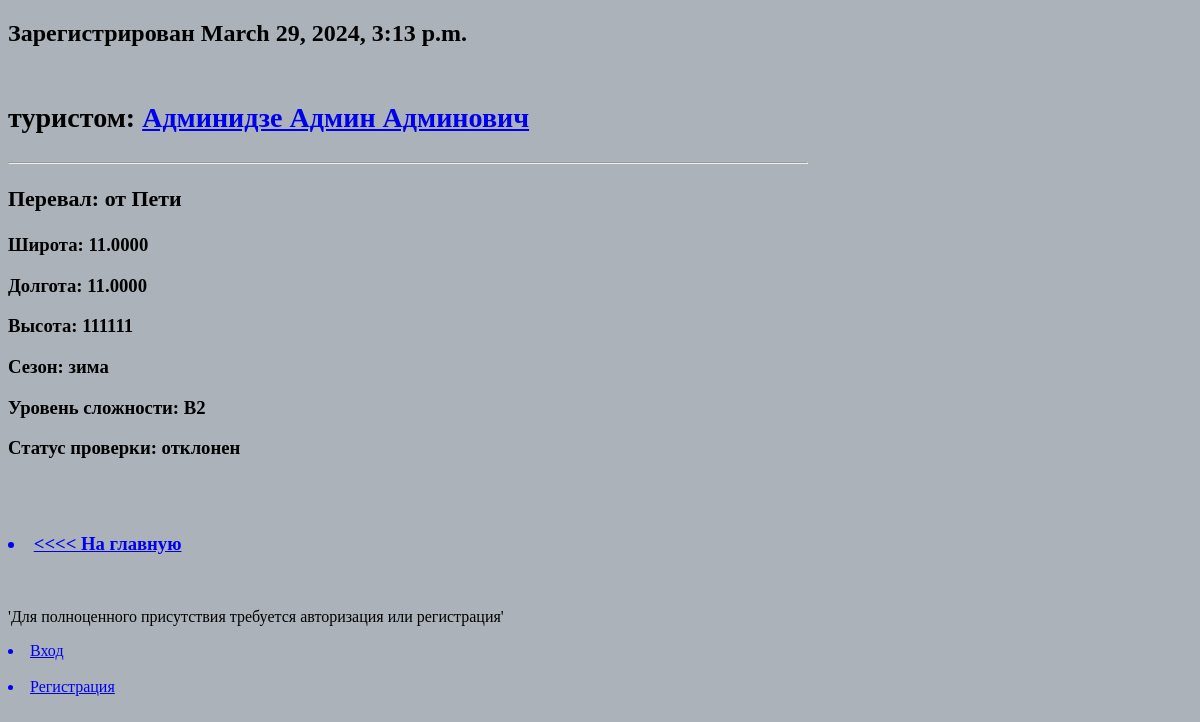
The app's page /rock/20, older data.
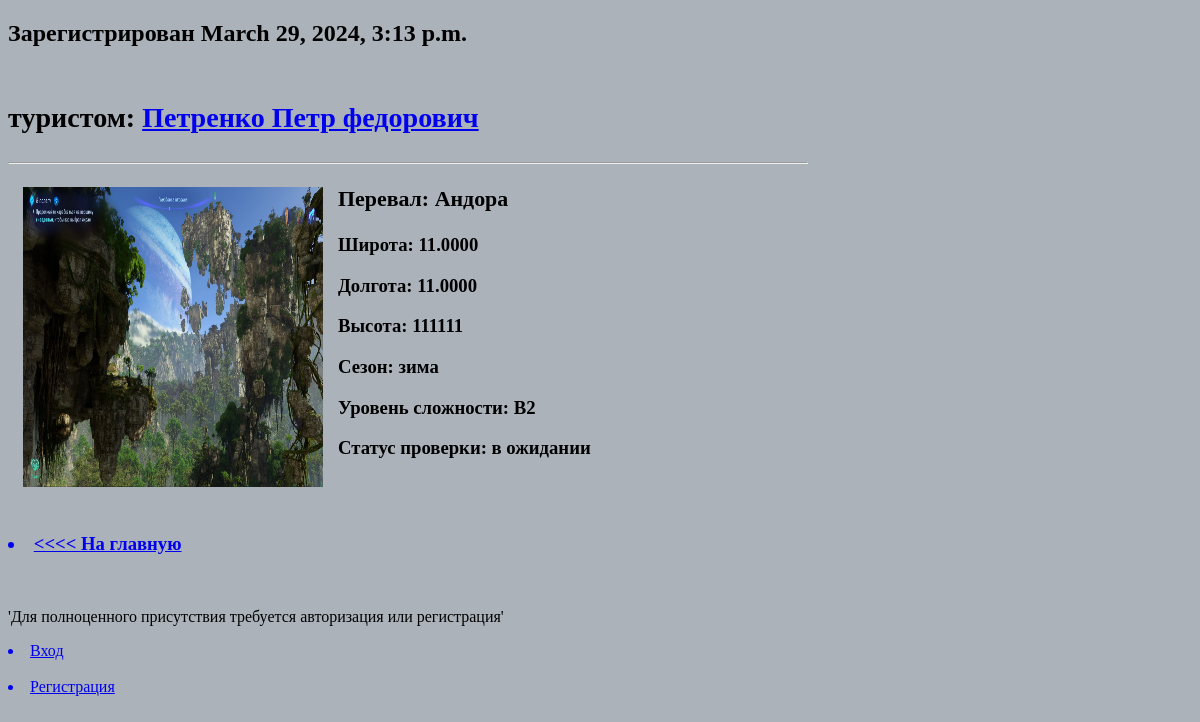
The same page, newer data.
### rocks/models.py (models this page shows, shortened)
class MountainPass(models.Model):
    CATEGORY = {"зима": "winter", "весна": "spring", "лето": "summer", "осень": "autumn"}
    """ФСТР проведут модерацию для каждого нового объекта и поменяют поле status
    new;
    pending — если модератор взял в работу;
    accepted — модерация прошла успешно;
    rejected — модерация прошла, информация не принята."""
    STATUS = {"новый": "new", "в ожидании": "pending", "подтвержден": "accepted", "отклонен": "rejected"}
    def user_directory_path(instance, filename):
        return '{0}/{1}'.format(instance.tourist.last_name, filename)
    tourist = models.ForeignKey(Tourist, on_delete=models.CASCADE)
    beauty_title = models.CharField(max_length=100, default="пер. ")
    title = models.CharField(max_length=100)
    add_time = models.DateTimeField(auto_now_add=True)
    latitude = models.DecimalField(max_digits=6, decimal_places=4)
    longitude = models.DecimalField(max_digits=6, decimal_places=4)
    height = models.IntegerField()
    level = models.CharField(choices=CATEGORY, max_length=100)
    level_category = models.CharField(max_length=100)
    image = models.ImageField(upload_to=user_directory_path, blank=True)
    pass_status = models.CharField(choices=STATUS, max_length=50,  default="новый", help_text="Изменить статус после проверки")

### users/models.py (models this page shows, shortened)
class Tourist(models.Model):
    user = models.OneToOneField(User, on_delete=models.CASCADE, help_text="Турист", primary_key=True)
    first_name = models.CharField(max_length=100)
    middle_name = models.CharField(max_length=100)
    last_name = models.CharField(verbose_name='last_name', max_length=100)
    email = models.EmailField(unique=True)
    phone = models.CharField(max_length=100)
    def __str__(self):
        return f" {self.last_name} {self.first_name} {self.middle_name}"

### rocks/views.py (the view)
# urls.py: path('rock/<int:pk>', RockView.as_view(), name='rock'),
class RockView(ListView):
    model = MountainPass
    template_name = 'rocks/rock.html'
    context_object_name = 'rock'
    ordering = '-add_time'
    def get_context_data(self, *args, **kwargs):
        context = super().get_context_data(**kwargs)
        _id = self.kwargs.get('pk')
        context['time_now'] = datetime.datetime.utcnow()
        context['rock'] = MountainPass.objects.get(id=_id)
        return context

### rocks/templates/rocks/rock.html (shortened to what this page needs)
{% extends 'index.html' %}
{% block content %}
<div class="container">
    <div class="card" style="max-width: 50rem;">
        <h2>
            <div class="card-header"> Зарегистрирован {{ rock.add_time }}</div>
            <br/>
            <div class="card-header">
               <h3>туристом:  <a href="{% url 'users:user_profile' rock.tourist.user_id %}">{{ rock.tourist }}</a></h3>
            </b></div>
            <hr/>
        </h2>
        <h3>
            <div class="card-body">
                {% if rock.image %}
                <div class="image">
                    <img src="{{ rock.image.url }}" width="300" height="300" class="rounded featured-image-list"
                         align="left" vspace="1" hspace="15"
                         alt="Image of {{rock.tourist}}"/>
                </div>
                {% endif %}
                <h3 class="card-title">
                    Перевал: {{ rock.title }}
                </h3>
                <p class="card-text">Широта: {{ rock.latitude }}</p>
                <p class="card-text">Долгота: {{ rock.longitude }}</p>
                <p class="card-text">Высота: {{ rock.height }}</p>
                <p class="card-text">Сезон: {{ rock.level }}</p>
                <p class="card-text">Уровень сложности: {{ rock.level_category }}</p>
                <p class="card-text">Статус проверки: {{ rock.pass_status }}</p>
            </div>
        </h3>
    </div>
</div>
<br/>  <br/>
<h3>
    <a href="{% url 'rocks:home' %}">
        <li> <<<< На главную</li>
    </a>
</h3>
{% endblock content %}

Row changes from the older to the newer data that the page shows:
changed MountainPass "зима": tourist "Админидзе Админ Админович" → "Петренко Петр федорович"; image: picture added; title "от Пети" → "Андора"; pass_status "отклонен" → "в ожидании"
